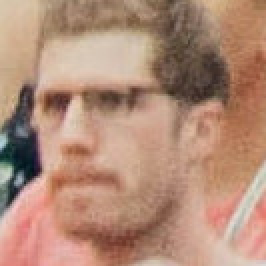
//> input picture Extração de Características/Extração de Características Momentos de Hu para regiões/pessoa.jpg, 133 x 133 px (shown 2 times larger)
$ ./momentos-contornos '../Extração de Características Momentos de Hu para regiões/pessoa.jpg'   (built with g++ and OpenCV 4)
//> lines starting //> are read from the running program, lines starting //| are printed output that depends on the picture; after the words box and inside, x2 and y2 are one past the last pixel; in counts of white or black regions, pixels touching at a corner belong together
#include <fstream>
#include <iostream>
#include <opencv2/opencv.hpp>

int main(int argc, char** argv) {
  cv::Mat image, gray;
  std::ofstream file;
  cv::Moments momentos;

  image = cv::imread(argv[1], cv::IMREAD_GRAYSCALE);
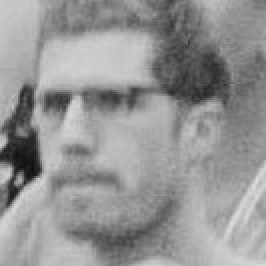
//> image: 133 rows x 133 cols, CV_8UC1 (shown 2 times larger); min 14, max 220, mean 148.7

  if (!image.data) {
    std::cout << "nao abriu " << argv[1] << std::endl;
    return 0;
  }

  file.open("momentos.txt");

  cv::threshold(image, image, 1, 255,
                cv::THRESH_BINARY + cv::THRESH_OTSU + cv::THRESH_BINARY_INV);
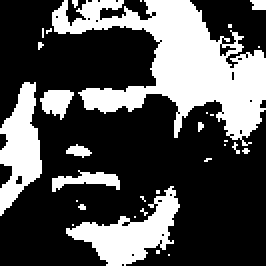
//> image: 133 rows x 133 cols, CV_8UC1 (shown 2 times larger); 31.9% white; 31 white regions (24 under 20 px)

  std::vector<std::vector<cv::Point> > contours;
  std::vector<cv::Vec4i> hierarchy;

  cv::findContours(image, contours, hierarchy, cv::RETR_EXTERNAL,
                   cv::CHAIN_APPROX_NONE);
//> contours = 31 contours, 24 with area under 20; largest, box (x1, y1, x2, y2) and area: (26, 0, 133, 73) 3110, (33, 93, 90, 133) 858, (0, 41, 21, 108) 745, (26, 85, 60, 96) 138, (20, 45, 37, 60) 138, (33, 72, 46, 79) 38, (125, 0, 133, 5) 24

  cv::cvtColor(image, image, cv::COLOR_GRAY2BGR);
//> image: 133 rows x 133 cols, CV_8UC3; 31.9% white; 31 white regions (24 under 20 px), largest, box (x1, y1, x2, y2) and area: (26, 0, 133, 73) 3357, (33, 93, 90, 133) 936, (0, 41, 21, 108) 811

  int nformas = 0;

  for (size_t i = 0; i < contours.size(); i++) {
    if (contours[i].size() < 50) {
      continue;
    }
    nformas++;
    momentos = cv::moments(contours[i]);

    cv::Point2f center(momentos.m10 / momentos.m00,
                       momentos.m01 / momentos.m00);

    double hu[7];
    cv::HuMoments(momentos, hu);
    if (hu[0] > 0) {
      cv::drawContours(image, contours, i, cv::Scalar(0, 0, 255), 2);
    } else {
      cv::drawContours(image, contours, i, cv::Scalar(0, 255, 0), 2);
    }
    cv::putText(image, std::to_string(i), center, cv::FONT_HERSHEY_SIMPLEX, 0.5,
                cv::Scalar(0, 0, 0), 8);
    cv::putText(image, std::to_string(i), center, cv::FONT_HERSHEY_SIMPLEX, 0.5,
                cv::Scalar(255, 255, 255), 1);

    file << i << ", ";
    for (int j = 0; j < 7; j++) {
      hu[j] = -1 * copysign(1.0, hu[j]) * log10(abs(hu[j]));
      file << hu[j] << ", ";
    }
    file << std::endl;
  }
//> this loop made 31 passes
//> center on pass 11: Point(43.32, 89.57)
//> center on passes 10, 22, 31: Point(64.85, 116.4), Point(9.85, 73.35), Point(90.38, 31.95)
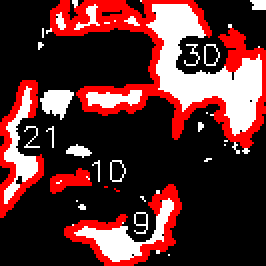
//> image: 133 rows x 133 cols, CV_8UC3 (shown 2 times larger); mean B, G, R 44.6, 44.6, 87.8
//> after the loop, nformas = 4
  std::cout << "Numero de objetos: " << nformas << std::endl;
//| Numero de objetos: 4
  file.close();

  cv::imshow("janela", image);
  cv::imwrite("contornos-rotulados.png", image);
  cv::waitKey();
  return 0;
}
